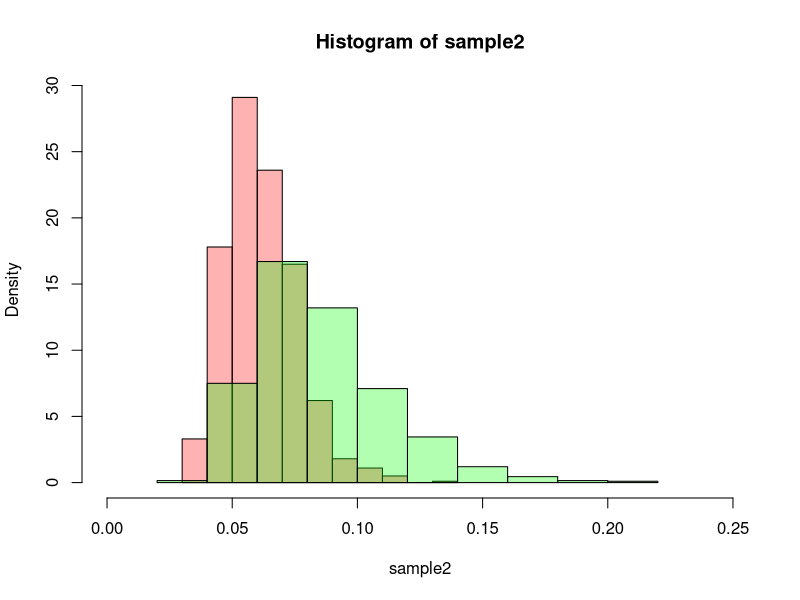
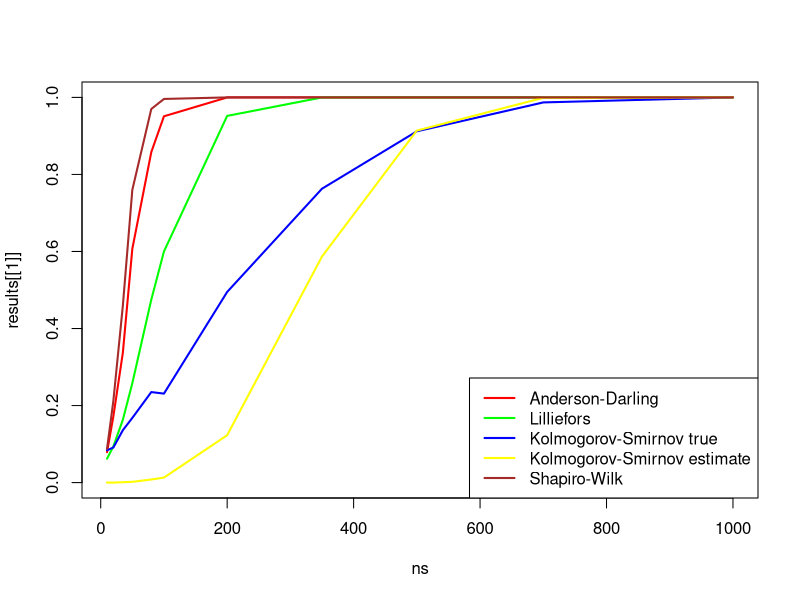

The R source for these figures, in order:
## ---- chunk 1
sample1 = c()
sample2 = c()
n = 100
alpha = 0.05
m = 5
sd = 3
decline1 = 0
decline2 = 0
for(i in 1:1000) {
  sample = rnorm(100, mean = m, sd = sd)
  sd_sample = sqrt(var(sample) * (n - 1) / n)
  test1 = ks.test(sample, 'pnorm', m, sd, alternative = c("t"))
  test2 = ks.test(sample, 'pnorm', mean(sample), sd_sample, alternative = c("t"))
  sample1[i] = test1$statistic
  sample2[i] = test2$statistic
  if(test1$p.value < alpha) {
    decline1 = decline1 + 1
  }
  
  if(test2$p.value < alpha) {
    decline2 = decline2 + 1
  }
}

hist(sample2, col = rgb(1, 0, 0, 0.3), freq = F, xlim = c(0, 0.25))
hist(sample1, col = rgb(0, 1, 0, 0.3), freq = F, add = T)

print(decline1 / 1000)
print(decline2 / 1000)
## ---- chunk 2
library("nortest")
a = 0
b = 30
alpha = 0.05
experiment = function(n, tests, names) {
  accepts = c()
  for(i in 1:length(names)) {
    accepts[i] = 0
  }
  test_count = length(names)
  for(i in 1:1000) {
    sample = runif(n, min = a, max = b)
    # browser()
    for(i in 1:test_count) {
      test = tests[[i]]
      test_result = test(sample)
      if(test_result$p.value >= alpha) {
        accepts[i] = accepts[i] + 1
      }
    }
  }
  
  #print(paste("n =", n))
  result = c()
  for(i in 1:test_count) {
    power = (1000 - accepts[i]) / 1000
    result[i] = power
    #print(paste(names[i], " power = ", power, sep = ''))
  
  }
  
  return(result)
}

ns = c(10, 20, 35, 50, 80, 100, 200, 350, 500, 700, 1000)

ks_true = function(sample) {
  return(ks.test(sample, 'pnorm', (b + a) / 2, (b - a) / sqrt(12), alternative = c("t")))
}

ks_estimated = function(sample) {
  return(ks.test(sample, 'pnorm', mean(sample), sd(sample), alternative = c("t")))
}

colors = c('red', 'green', 'blue', 'yellow', 'brown')
names = c("Anderson-Darling", "Lilliefors", "Kolmogorov-Smirnov true", "Kolmogorov-Smirnov estimate", "Shapiro-Wilk ")
tests = c(ad.test, lillie.test, ks_true, ks_estimated, shapiro.test)
test_count = length(tests)
results = vector("list", length = test_count)
observation = 1
for(n in ns) {
  powers = experiment(n, names = names, tests = tests)
  for(i in 1:test_count) {
    results[[i]][observation] = powers[i]
  }
  
  observation = observation + 1
}

plot(ns, results[[1]], type = 'l', ylim = c(0, 1), col = colors[1], lwd = 2)
for(i in 2:test_count) {
  lines(ns, results[[i]], type = 'l', col =  colors[i], lwd = 2)
}

legend(x = 'bottomright', legend = names, col = colors, lwd = 2)
## ---- chunk 3
